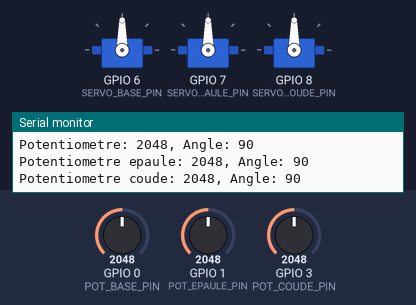
A sketch run on a simulated ESP32. On the bench: 3 × servo, the last lines printed to the serial monitor. The inputs (shaded band) are chosen by the test bench; at power-on: GPIO 0 (POT_BASE_PIN) = 2048, GPIO 1 (POT_EPAULE_PIN) = 2048, GPIO 3 (POT_COUDE_PIN) = 2048.

Above: at 2.2 s.
2.3 s: GPIO 0 (POT_BASE_PIN) set to 2866
At 3.2 s:
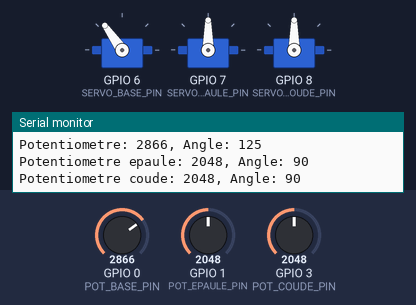
3.8 s: GPIO 1 (POT_EPAULE_PIN) set to 2866
At 4.1 s:
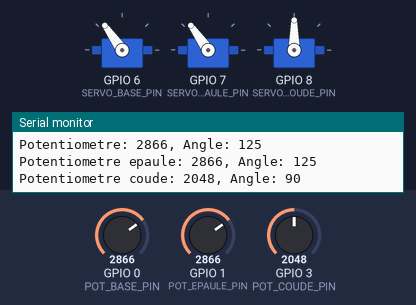
5.3 s: GPIO 3 (POT_COUDE_PIN) set to 2866
At 5.9 s:
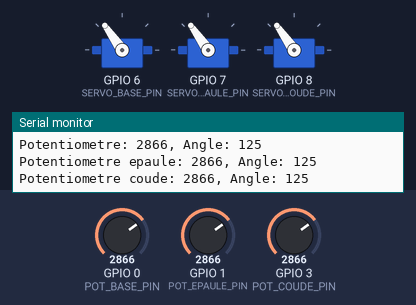
6.8 s: GPIO 0 (POT_BASE_PIN) set to 3603
At 7.8 s:
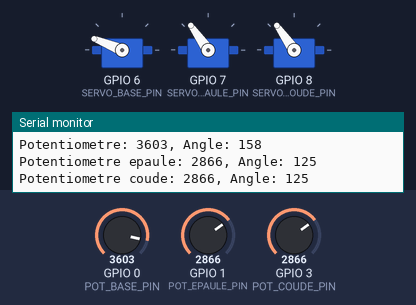
8.3 s: GPIO 1 (POT_EPAULE_PIN) set to 3603
At 8.8 s:
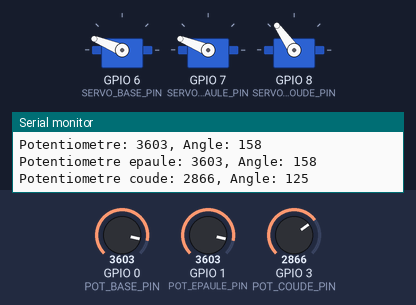
9.8 s: GPIO 3 (POT_COUDE_PIN) set to 3603
At 10.7 s:
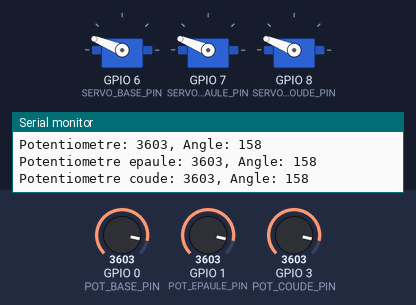
Timing chart, 0 to 12.3 s (numbered marks = the images above; inputs shaded):
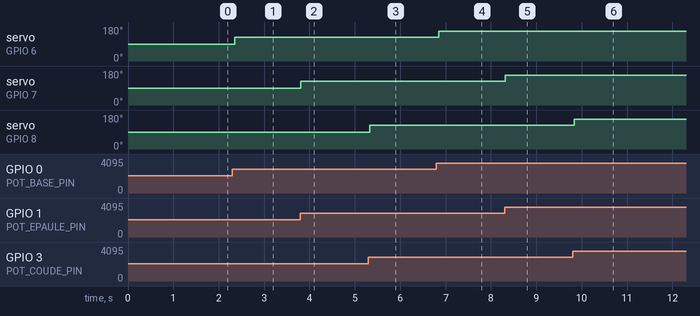

Measured:
- after the input at 2.3 s, servo on GPIO 6 (SERVO_BASE_PIN): 90° → 125° after 0.05 s
- after the input at 3.8 s, servo on GPIO 7 (SERVO_EPAULE_PIN): 90° → 125° at once
- after the input at 5.3 s, servo on GPIO 8 (SERVO_COUDE_PIN): 90° → 125° at once
- after the input at 6.8 s, servo on GPIO 6 (SERVO_BASE_PIN): 125° → 158° after 0.05 s
- after the input at 8.3 s, servo on GPIO 7 (SERVO_EPAULE_PIN): 125° → 158° at once
- after the input at 9.8 s, servo on GPIO 8 (SERVO_COUDE_PIN): 125° → 158° at once

The sketch:

CampsTI_Defi1_Corrige.ino
```cpp
// Ajout des bibliothèques de code nécessaire
#include <Arduino.h>    // Bibliothèque de base Arduino/ESP32
#include <ESP32Servo.h> // Bibliothèque pour le contrôle des moteurs

// Déclaration des PINs utilisées (voir schéma électrique)
#define POT_BASE_PIN 0
#define SERVO_BASE_PIN 6
#define POT_EPAULE_PIN 1
#define POT_COUDE_PIN 3
#define SERVO_EPAULE_PIN 7
#define SERVO_COUDE_PIN 8

// Définition de l'objet Servo pour la base
Servo BaseServo;
Servo EpauleServo;
Servo CoudeServo;

void setup()
{
  // Initialise la communication USB avec l'ordinateur
  Serial.begin(115200);
  delay(1000); // Delai d'une seconde

  // Initialise l'entrée (INPUT) pour lire la valeur du potentiomètre
  pinMode(POT_BASE_PIN, INPUT);
  pinMode(POT_EPAULE_PIN, INPUT);
  pinMode(POT_COUDE_PIN, INPUT);

  // Initialise le moteur de la pince
  BaseServo.attach(SERVO_BASE_PIN);
  EpauleServo.attach(SERVO_EPAULE_PIN);
  CoudeServo.attach(SERVO_COUDE_PIN);
}

void loop()
{
  // Variable de commande moteur
  int pot1_cmd = 0;

  // Lecture de la valeur du capteur
  int pot1Value = analogRead(POT_BASE_PIN);

  // Limiter l'action entre 0 et 180 degrés du moteur
  pot1_cmd = map(pot1Value, 0, 4095, 0, 180);

  // Afficher les valeurs sur le moniteur série
  Serial.println("Potentiometre: " + String(pot1Value) + ", Angle: " + String(pot1_cmd));

  // Envoie de la commande moteur
  BaseServo.write(pot1_cmd);

  int pot2Value = analogRead(POT_EPAULE_PIN);
  int pot2_cmd = map(pot2Value, 0, 4095, 0, 180);
  Serial.println("Potentiometre epaule: " + String(pot2Value) + ", Angle: " + String(pot2_cmd));
  EpauleServo.write(pot2_cmd);

  int pot3Value = analogRead(POT_COUDE_PIN);
  int pot3_cmd = map(pot3Value, 0, 4095, 0, 180);
  Serial.println("Potentiometre coude: " + String(pot3Value) + ", Angle: " + String(pot3_cmd));
  CoudeServo.write(pot3_cmd);

  delay(50);
}
```
